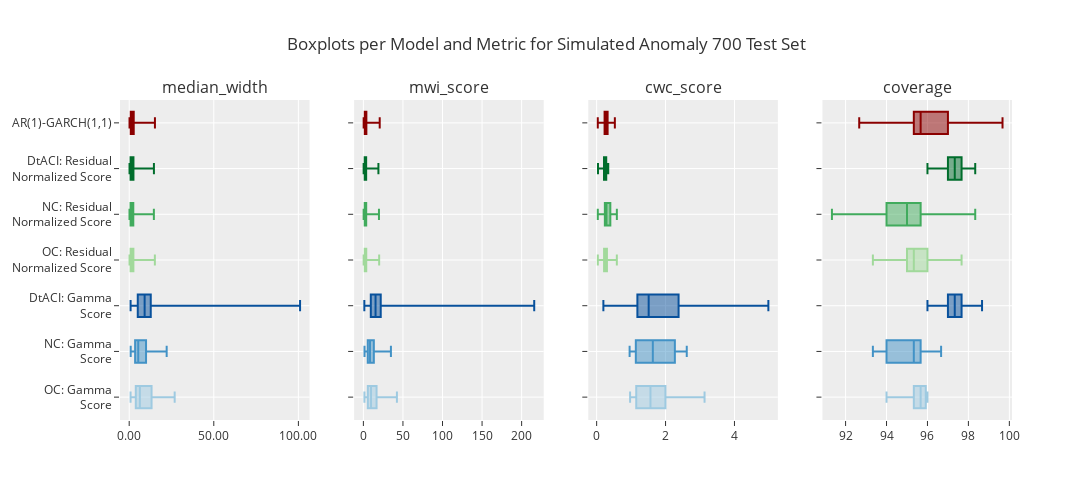

Notebook code cell kept with this figure:
### Code cell
create_boxplots("Simulated Anomaly 700")
